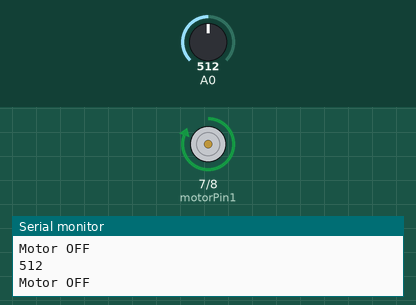
Recording of a sketch running on a simulated Arduino Uno, built with avr-gcc and run on an emulated ATmega328P. Parts: motor-driver pin pairs drawn as motors (green arrow = first pin HIGH = forward, orange = second pin HIGH = backward, longer = more drive), the last lines printed to the serial monitor. The inputs (shaded band) are chosen by the test bench; at power-on: A0 = 512.

Above: at 1.9 s.
2.0 s: A0 set to 587
3.5 s: A0 set to 609
At 5.4 s:
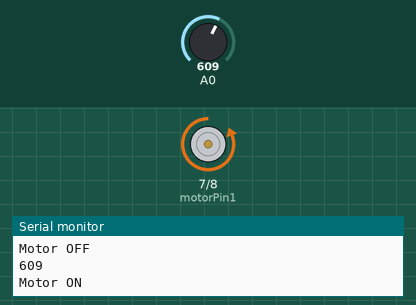
6.0 s: A0 set to 590
At 7.1 s:
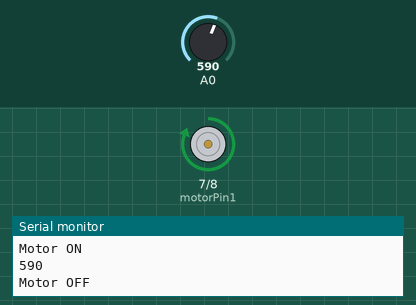
8.2 s: A0 set to 610
At 10.0 s:
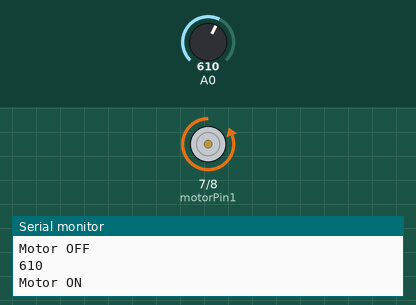
Timing chart, 0 to 11.4 s (numbered marks = the images above; inputs shaded):
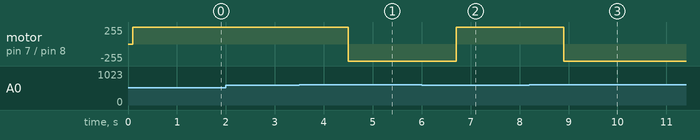

Measured:
- the behaviour switches between 600 and 601 on A0 (found by bisection; images 0 and 1)
- after the input at 3.5 s, motor on pin 7 (motorPin1) / pin 8 (motorPin2): forward 255/255 → backward 255/255 after 1.0 s
- after the input at 6.0 s, motor on pin 7 (motorPin1) / pin 8 (motorPin2): backward 255/255 → forward 255/255 after 0.70 s
- after the input at 8.2 s, motor on pin 7 (motorPin1) / pin 8 (motorPin2): forward 255/255 → backward 255/255 after 0.70 s

The sketch:

moistureDriveBoard.ino
```cpp
 int motorPin1=7;
 int motorPin2=8;


void setup() {
  // put your setup code here, to run once:
  Serial.begin(115200);
  pinMode(motorPin1, OUTPUT);
  pinMode(motorPin2, OUTPUT);


}

void loop() {
  // put your main code here, to run repeatedly:
  int SensorValue = analogRead(A0);

  delay(100);
   if (SensorValue > 600)
  {
    Serial.println(SensorValue);
    Serial.println("Motor ON");
    digitalWrite(motorPin1,LOW);
    digitalWrite(motorPin2,HIGH);

  }
  else
  {
    Serial.println(SensorValue);
    Serial.println("Motor OFF");
    digitalWrite(motorPin1,HIGH);
    digitalWrite(motorPin2,LOW);
  }
  delay(1000);
}
```
